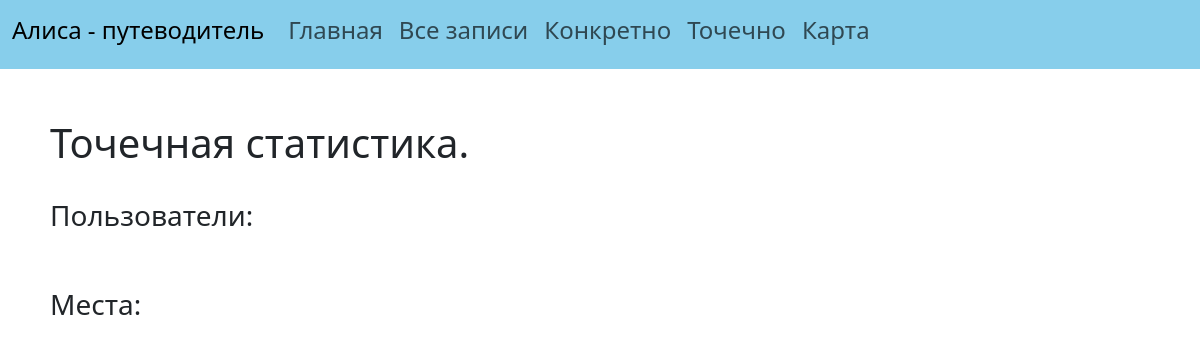
Page /statistics_of_users_and_places on the earlier database version.
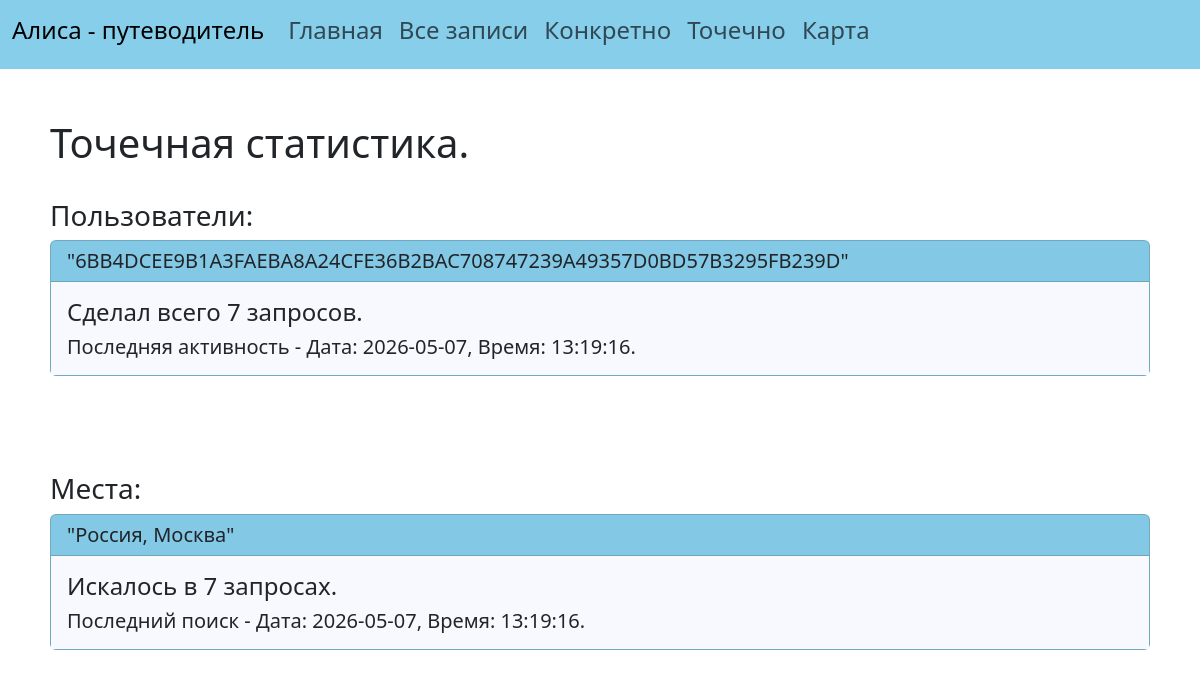
Same page on the later database version.
### data/statistics.py (models this page shows)
class Statistics(SqlAlchemyBase):
    __tablename__ = 'statistics'
    id = sqlalchemy.Column(sqlalchemy.Integer, primary_key=True, autoincrement=True)
    user_id = sqlalchemy.Column(sqlalchemy.String, nullable=True)
    url = sqlalchemy.Column(sqlalchemy.String, nullable=False)
    picture_id = sqlalchemy.Column(sqlalchemy.String, nullable=False)
    full_name_place = sqlalchemy.Column(sqlalchemy.String, nullable=False)
    created_date = sqlalchemy.Column(sqlalchemy.DateTime, default=datetime.datetime.now)

### main.py (the view)
@app.route('/statistics_of_users_and_places')
def statistics_of_users_and_places():
    db_sess = db_session.create_session()
    lines = db_sess.query(Statistics).all()
    list_of_users = sorted(list(set(list(map(lambda x: x.user_id, lines)))))
    transform_users = []
    for user in list_of_users:
        number_of_requests = len(list(filter(lambda x: x.user_id == user, lines)))
        last_time = max(list(map(lambda x: x.created_date, list(filter(lambda x: x.user_id == user,
                                                                       lines))))).strftime(
            "Дата: %Y-%m-%d, Время: %H:%M:%S")
        transform_users.append([user, number_of_requests, last_time])
    list_of_places = sorted(list(set(list(map(lambda x: x.full_name_place, lines)))))
    transform_places = []
    for place in list_of_places:
        number_of_requests = len(list(filter(lambda x: x.full_name_place == place, lines)))
        last_time = max(list(map(lambda x: x.created_date, list(filter(lambda x: x.full_name_place == place,
                                                                       lines))))).strftime(
            "Дата: %Y-%m-%d, Время: %H:%M:%S")
        transform_places.append([place, number_of_requests, last_time])
    return render_template('statistics_of_users_and_places.html',
                           list_of_users=transform_users, list_of_places=transform_places)

### data/db_session.py (called while the page is built)
def create_session() -> Session:
    global __factory
    return __factory()

### templates/statistics_of_users_and_places.html
{% extends "base.html"%}
{% set title = 'Точечная статистика' %}
{% block content %}
    <h1>Точечная статистика.</h1>
    <br>
    <h3>Пользователи:</h3>
    {% for user in list_of_users %}
        <div class="card" style="background-color: skyblue">
            <h5 class="card-header">"{{user[0]}}"</h5>
            <div class="card-body" style="background-color: ghostwhite">
                <h4 class="card-title">Сделал всего {{user[1]}} запросов.</h4>
                <h5 class="card-text">Последняя активность - {{user[2]}}.</h5>
            </div>
        </div>
        <br>
        <br>
    {% endfor %}
    <br>
    <br>
    <h3>Места:</h3>
    {% for place in list_of_places %}
        <div class="card" style="background-color: skyblue">
            <h5 class="card-header">"{{place[0]}}"</h5>
            <div class="card-body" style="background-color: ghostwhite">
                <h4 class="card-title">Искалось в {{place[1]}} запросах.</h4>
                <h5 class="card-text">Последний поиск - {{place[2]}}.</h5>
            </div>
        </div>
        <br>
        <br>
    {% endfor %}
{% endblock %}

Differences in the rows shown:
added Statistics: user "6BB4DCEE9B1A3FAEBA8A24CFE36B2BAC708747239A49357D0BD57B3295FB239D", user "7", user "Дата: 2026-05-07, Время: 13:19:16", full_name_place "Россия, Москва", place "7", place "Дата: 2026-05-07, Время: 13:19:16"
